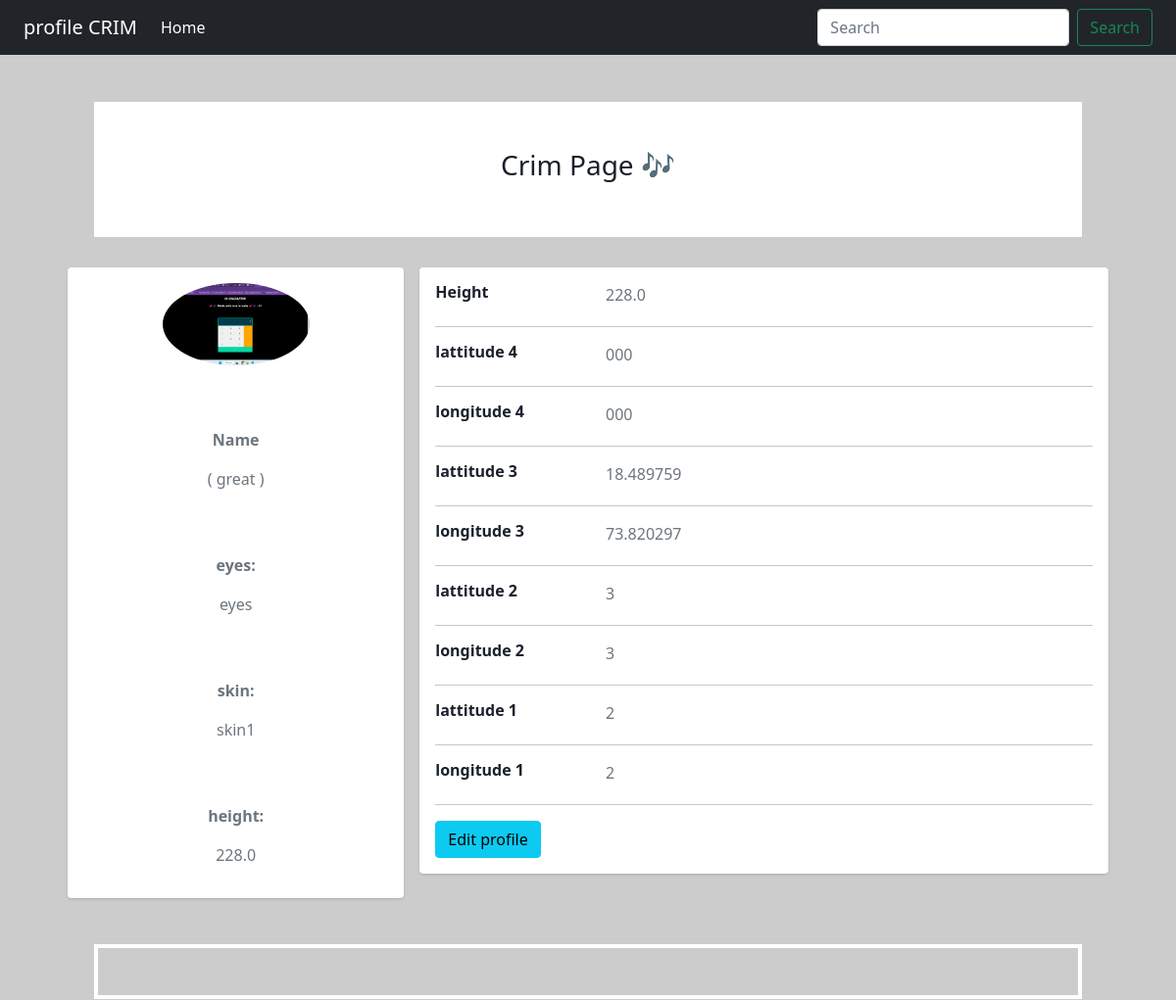
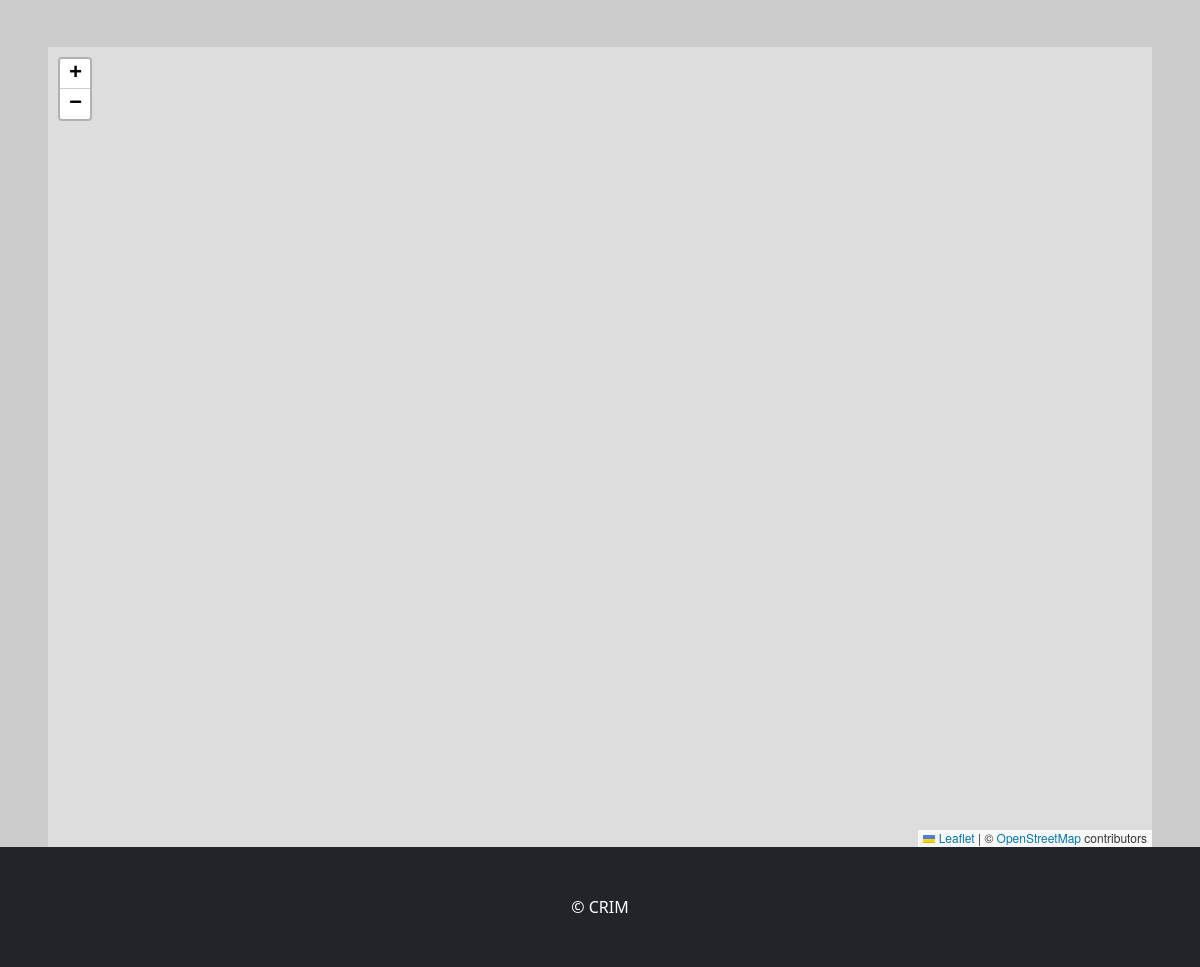
/show/008/, run on the app's committed database (2 pictures, top to bottom).
### CRapp/models.py (models this page shows, shortened)
class crimModel(models.Model):
    crims_id=models.CharField(max_length=50,primary_key=True)
    name=models.CharField(max_length=50)
    height = models.FloatField(null=True, blank=True)
    eyes=models.CharField(max_length=20)
    skin=models.CharField(max_length=20)
    lat1=models.CharField(max_length=20)
    longt1=models.CharField(max_length=20)
    lat2=models.CharField(max_length=20)
    longt2=models.CharField(max_length=20)
    lat3=models.CharField(max_length=20)
    longt3=models.CharField(max_length=20)
    lat4=models.CharField(max_length=20)
    longt4=models.CharField(max_length=20)
    refer = models.ImageField(upload_to ='media/')

### CRapp/views.py (the view)
# urls.py: path('show/<id>/',views.showdata,name="showdata"),
def showdata(request,id):
    crim_data = crimModel.objects.get(crims_id=id)
    sp = {
        "stu": crim_data
    }
    return render(request, 'profile_crim.html', sp)

### templates/profile_crim.html (shortened to what this page needs)
<!DOCTYPE html>
<html lang="en">
<head>
     <link href="https://cdn.jsdelivr.net/npm/bootstrap@5.2.3/dist/css/bootstrap.min.css" rel="stylesheet">
      <link href="https://cdn.jsdelivr.net/npm/bootstrap@5.0.0-beta1/dist/css/bootstrap.min.css" rel="stylesheet">
    <link href="https://cdn.jsdelivr.net/npm/bootstrap@5.0.1/dist/css/bootstrap.min.css" rel="stylesheet">
</head>
<body>
<nav class="navbar navbar-expand-lg navbar-dark bg-dark">
  <div class="container-fluid">
    <a class="navbar-brand" href="#">profile CRIM</a>
    <div class="collapse navbar-collapse" id="navbarSupportedContent">
      <ul class="navbar-nav me-auto mb-2 mb-lg-0">
        <li class="nav-item">
          <a class="nav-link active" aria-current="page" href="{% url 'home' %}">Home</a>
        </li>
      </ul>
      <form class="d-flex">
        <input class="form-control me-2" type="search" placeholder="Search" aria-label="Search">
        <button class="btn btn-outline-success" type="submit">Search</button>
      </form>
    </div>
  </div>
</nav>
<div class="container mt-5 mb-1" style="width:88%;">
<div class="jumbotron jumbotron-fluid pt-5 pb-5" style="background-color: white;">
  <div class="container">
    <h3 class="display-10"><center>Crim Page 🎶</center></h3>
  </div>
</div>
</div>
<div class="container mt-3">
    <div class="main-body">
          <div class="row gutters-sm">
            <div class="col-md-4 mb-3">
              <div class="card">
                <div class="card-body">
                  <div class="d-flex flex-column align-items-center text-center">
                    <img src="{{ stu.refer.url }}" alt="Admin" class="rounded-circle" width="150">
                    <div class="mt-3">
                    <br><br>
                     <p class="text-muted font-size-sm"><b>Name</b></p>
                      <p class="text-muted font-size-sm">( {{ stu.name }} )</p>
                      <br><br>
                      <p class="text-muted font-size-sm"><b>eyes:</b></p>
                      <p class="text-muted font-size-sm"> {{ stu.eyes }}</p>
                      <br><br>
                      <p class="text-muted font-size-sm"><b>skin:</b></p>
                      <p class="text-muted font-size-sm">{{ stu.skin }}</p>
                      <br><br>
                       <p class="text-muted font-size-sm"><b>height:</b></p>
                      <p class="text-muted font-size-sm">{{ stu.height }}</p>
                    </div>
                  </div>
                </div>
              </div>
            </div>
            <div class="col-md-8">
              <div class="card mb-3">
                <div class="card-body">
                 <div class="row">
                    <div class="col-sm-3">
                      <h6 class="mb-0"><b>Height</b></h6>
                    </div>
                    <div class="col-sm-9 text-secondary">
                      <p class="text-secondary mb-1">{{ stu.height }}</p>
                    </div>
                  </div>
                  <hr>
                  <div class="row">
                    <div class="col-sm-3">
                      <h6 class="mb-0"><b>lattitude 4</b></h6>
                    </div>
                    <div class="col-sm-9 text-secondary">
                      <p class="text-secondary mb-1" id="lat4">{{ stu.lat4}}</p>
                    </div>
                  </div>
                  <hr>
                  <div class="row">
                    <div class="col-sm-3">
                      <h6 class="mb-0"><b>longitude 4</b></h6>
                    </div>
                    <div class="col-sm-9 text-secondary">
                      <p class="text-secondary mb-1" id="longt4">{{ stu.longt4 }}</p>
                    </div>
                  </div>
                  <hr>
                   <div class="row">
                    <div class="col-sm-3">
                      <h6 class="mb-0"><b>lattitude 3</b></h6>
                    </div>
                    <div class="col-sm-9 text-secondary">
                      <p class="text-secondary mb-1" id="lat3">{{ stu.lat3}}</p>
                    </div>
                  </div>
                  <hr>
                  <div class="row">
                    <div class="col-sm-3">
                      <h6 class="mb-0"><b>longitude 3</b></h6>
                    </div>
                    <div class="col-sm-9 text-secondary">
                      <p class="text-secondary mb-1" id="longt3">{{ stu.longt3 }}</p>
                    </div>
                  </div>
                  <hr>
                   <div class="row">
                    <div class="col-sm-3">
                      <h6 class="mb-0"><b>lattitude 2</b></h6>
                    </div>
                    <div class="col-sm-9 text-secondary">
                      <p class="text-secondary mb-1" id="lat2">{{ stu.lat2 }}</p>
                    </div>
                  </div>
                  <hr>
                  <div class="row">
                    <div class="col-sm-3">
                      <h6 class="mb-0"><b>longitude 2</b></h6>
                    </div>
                    <div class="col-sm-9 text-secondary">
                      <p class="text-secondary mb-1" id="longt2">{{ stu.longt2 }}</p>
                    </div>
                  </div>
                  <hr>
                   <div class="row">
                    <div class="col-sm-3">
                      <h6 class="mb-0"><b>lattitude 1</b></h6>
                    </div>
                    <div class="col-sm-9 text-secondary">
                      <p class="text-secondary mb-1" id="lat1">{{ stu.lat1 }}</p>
                    </div>
                  </div>
                  <hr>
                  <div class="row">
                    <div class="col-sm-3">
                      <h6 class="mb-0"><b>longitude 1</b></h6>
                    </div>
                    <div class="col-sm-9 text-secondary">
                      <p class="text-secondary mb-1" id="longt1">{{ stu.longt1 }}</p>
                    </div>
                  </div>
                  <hr>
                  <div class="row">
                    <div class="col-sm-12">
                      <a class="btn btn-info">Edit profile</a>
                    </div>
                  </div>
                </div>
              </div>
              <div class="row gutters-sm">
              </div>
            </div>
          </div>
        </div>
    </div>
   <center>
    <div class="main1 mb-5" style="border:4px solid white;width:84%;">
    </div>
    <div id="map" class="vh-100 max-vw-100 ms-5 me-5 my-auto" >
  </div>
    </center>
<link
      rel="stylesheet"
      href="https://unpkg.com/leaflet@1.9.3/dist/leaflet.css"
    />
<footer class="py-5 bg-dark">
<div class="container">
  <p class="m-0 text-center text-white"> &copy; CRIM</p>
</div>
</footer>
</body>
</html>

### templates/profile_crim.html (style rules this page uses)
body { color: #1a202c; text-align: left; background-color: #cccccc }
.main-body { padding: 15px; }
.card { box-shadow: 0 1px 3px 0 rgba(0,0,0,.1), 0 1px 2px 0 rgba(0,0,0,.06); }
.card { position: relative; display: flex; flex-direction: column; min-width: 0; word-wrap: break-word; background-color: #fff; background-clip: border-box; border: 0 solid rgba(0,0,0,.125); border-radius: .25rem; }
.card-body { flex: 1 1 auto; min-height: 1px; padding: 1rem; }
.gutters-sm { margin-right: -8px; margin-left: -8px; }
.gutters-sm>.col, .gutters-sm>[class*=col-] { padding-right: 8px; padding-left: 8px; }
.mb-3, .my-3 { margin-bottom: 1rem!important; }

### data on the page
crimModel: refer (picture), name "great", eyes "eyes", skin "skin1", height "228.0", lat4 "000", longt4 "000", lat3 "18.489759", longt3 "73.820297", lat2 "3", longt2 "3", lat1 "2", longt1 "2"
